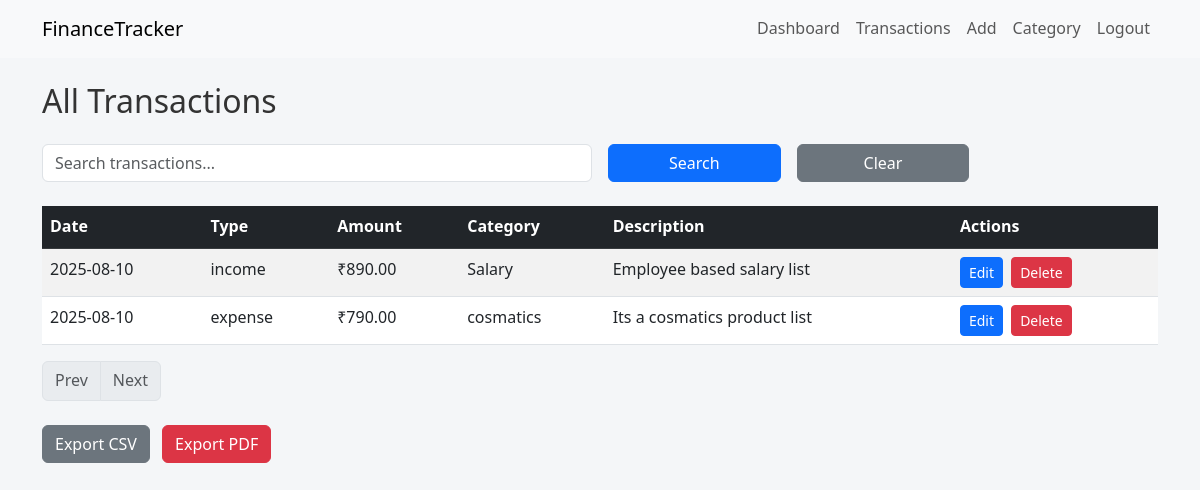
The app's page /transactions (signed in) with its own data.
### app.py (models this page shows)
class Transaction(db.Model):
    id = db.Column(db.Integer, primary_key=True)
    amount = db.Column(db.Float, nullable=False)
    type = db.Column(db.String(10), nullable=False)  # 'income' or 'expense'
    description = db.Column(db.String(200))
    date = db.Column(db.Date, default=date.today)
    category_id = db.Column(db.Integer, db.ForeignKey('category.id'))
    user_id = db.Column(db.Integer, db.ForeignKey('user.id'), nullable=False)

class Category(db.Model):
    id = db.Column(db.Integer, primary_key=True)
    name = db.Column(db.String(64), nullable=False)
    user_id = db.Column(db.Integer, db.ForeignKey('user.id'), nullable=False)
    transactions = db.relationship('Transaction', backref='category', lazy=True)

### app.py (the view, shortened to what this page needs)
@app.route('/transactions')
@login_required
def transactions():
    page = request.args.get('page', 1, type=int)
    search_term = request.args.get('q', '', type=str).strip()
    q = Transaction.query.filter_by(user_id=current_user.id)
    q = q.order_by(Transaction.date.desc())
    transactions = q.paginate(page=page, per_page=20)
    return render_template(
        'transactions.html',
        transactions=transactions
    )

### app.py (called while the page is built)
@login_manager.user_loader
def load_user(user_id):
    return db.session.get(User, int(user_id))

### templates/transactions.html
{% extends "layout.html" %}
{% block content %}
<h2 class="mb-4">All Transactions</h2>
<form method="get" action="{{ url_for('transactions') }}" class="row g-3 mb-4">
  <div class="col-md-6">
    <input type="text" name="q" class="form-control" placeholder="Search transactions..." value="{{ request.args.get('q', '') }}">
  </div>
  <div class="col-md-2">
    <button type="submit" class="btn btn-primary w-100">Search</button>
  </div>
  <div class="col-md-2">
    <a href="{{ url_for('transactions') }}" class="btn btn-secondary w-100">Clear</a>
  </div>
</form>
<table class="table table-striped table-hover">
  <thead class="table-dark">
    <tr>
      <th>Date</th>
      <th>Type</th>
      <th>Amount</th>
      <th>Category</th>
      <th>Description</th>
      <th>Actions</th>
    </tr>
  </thead>
  <tbody>
    {% if transactions.items %}
      {% for t in transactions.items %}
        <tr>
          <td>{{ t.date.strftime('%Y-%m-%d') if t.date else '' }}</td>
          <td>{{ t.type }}</td>
          <td>₹{{ "{:,.2f}".format(t.amount) }}</td>
          <td>{{ t.category.name if t.category else '' }}</td>
          <td>{{ t.description }}</td>
          <td>
            <a href="{{ url_for('edit_transaction', tx_id=t.id) }}" class="btn btn-sm btn-primary me-1">Edit</a>
            <form method="post" action="{{ url_for('delete_transaction', tx_id=t.id) }}" style="display:inline;" onsubmit="return confirm('Delete this transaction?');">
              <button type="submit" class="btn btn-sm btn-danger">Delete</button>
            </form>
          </td>
        </tr>
      {% endfor %}
    {% else %}
      <tr>
        <td colspan="6" class="text-center text-muted">No transactions found.</td>
      </tr>
    {% endif %}
  </tbody>
</table>
<nav aria-label="Transaction navigation">
  <ul class="pagination">
    <li class="page-item {% if not transactions.has_prev %}disabled{% endif %}">
      <a class="page-link" href="{{ url_for('transactions', page=transactions.prev_num, q=request.args.get('q')) }}">Prev</a>
    </li>
    <li class="page-item {% if not transactions.has_next %}disabled{% endif %}">
      <a class="page-link" href="{{ url_for('transactions', page=transactions.next_num, q=request.args.get('q')) }}">Next</a>
    </li>
  </ul>
</nav>
<div class="mt-4">
  <a class="btn btn-secondary me-2" href="{{ url_for('export_csv') }}">Export CSV</a>
  <a class="btn btn-danger" href="{{ url_for('export_pdf') }}">Export PDF</a>
</div>
{% endblock %}

### css/main.css (style rules this page uses)
body { padding-bottom: 40px; margin: 0; font-family: 'Segoe UI', Tahoma, Geneva, Verdana, sans-serif; background-color: #f4f6f8; color: #333; line-height: 1.6; scroll-behavior: smooth; }
a { color: #007bff; text-decoration: none; transition: color 0.3s ease; }

### records on screen
Transaction: date "2025-08-10", type "income", amount "890.00", category "Salary", description "Employee based salary list"
Transaction: date "2025-08-10", type "expense", amount "790.00", category "cosmatics", description "Its a cosmatics product list"
